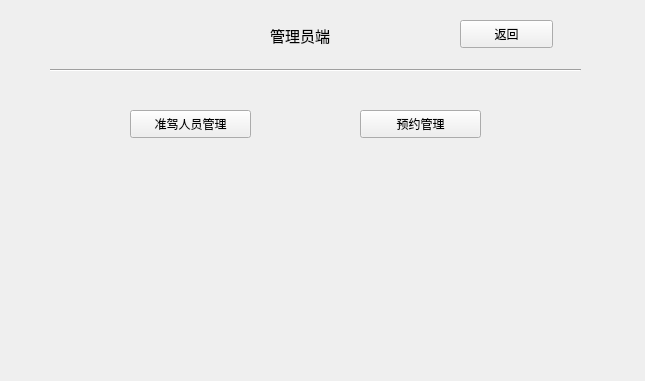
<?xml version="1.0" encoding="UTF-8"?>
<ui version="4.0">
 <class>Manager_c</class>
 <widget class="QWidget" name="Manager_c">
  <property name="geometry">
   <rect>
    <x>0</x>
    <y>0</y>
    <width>645</width>
    <height>381</height>
   </rect>
  </property>
  <property name="windowTitle">
   <string>Form</string>
  </property>
  <widget class="Line" name="line">
   <property name="geometry">
    <rect>
     <x>50</x>
     <y>60</y>
     <width>531</width>
     <height>20</height>
    </rect>
   </property>
   <property name="orientation">
    <enum>Qt::Horizontal</enum>
   </property>
  </widget>
  <widget class="QLabel" name="label">
   <property name="geometry">
    <rect>
     <x>70</x>
     <y>20</y>
     <width>161</width>
     <height>31</height>
    </rect>
   </property>
   <property name="font">
    <font>
     <family>Arial</family>
     <pointsize>11</pointsize>
    </font>
   </property>
   <property name="text">
    <string/>
   </property>
  </widget>
  <widget class="QLabel" name="label_2">
   <property name="geometry">
    <rect>
     <x>270</x>
     <y>20</y>
     <width>101</width>
     <height>31</height>
    </rect>
   </property>
   <property name="font">
    <font>
     <family>Arial</family>
     <pointsize>11</pointsize>
    </font>
   </property>
   <property name="text">
    <string>管理员端</string>
   </property>
  </widget>
  <widget class="QPushButton" name="pushButton">
   <property name="geometry">
    <rect>
     <x>460</x>
     <y>20</y>
     <width>93</width>
     <height>28</height>
    </rect>
   </property>
   <property name="text">
    <string>返回</string>
   </property>
  </widget>
  <widget class="QPushButton" name="pushButton_2">
   <property name="geometry">
    <rect>
     <x>130</x>
     <y>110</y>
     <width>121</width>
     <height>28</height>
    </rect>
   </property>
   <property name="text">
    <string>准驾人员管理</string>
   </property>
  </widget>
  <widget class="QPushButton" name="pushButton_3">
   <property name="geometry">
    <rect>
     <x>360</x>
     <y>110</y>
     <width>121</width>
     <height>28</height>
    </rect>
   </property>
   <property name="text">
    <string>预约管理</string>
   </property>
  </widget>
 </widget>
 <resources/>
 <connections/>
</ui>
